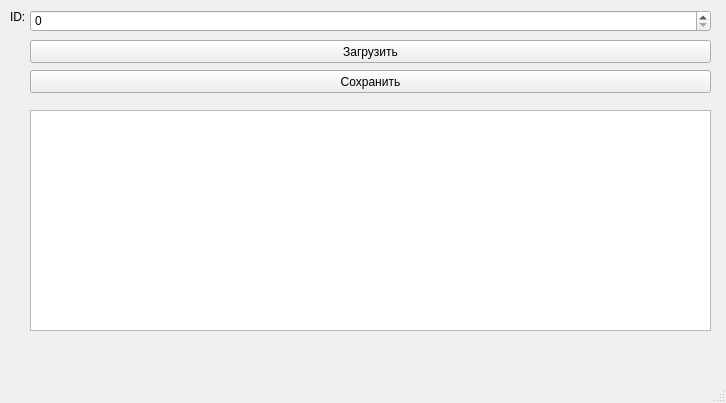
<?xml version="1.0" encoding="UTF-8"?>
<ui version="4.0">
 <class>MainWindow</class>
 <widget class="QMainWindow" name="MainWindow">
  <property name="geometry">
   <rect>
    <x>0</x>
    <y>0</y>
    <width>726</width>
    <height>403</height>
   </rect>
  </property>
  <property name="windowTitle">
   <string>MainWindow</string>
  </property>
  <widget class="QWidget" name="centralwidget">
   <widget class="QLabel" name="label">
    <property name="geometry">
     <rect>
      <x>10</x>
      <y>10</y>
      <width>47</width>
      <height>13</height>
     </rect>
    </property>
    <property name="text">
     <string>ID:</string>
    </property>
   </widget>
   <widget class="QSpinBox" name="spinBox">
    <property name="geometry">
     <rect>
      <x>30</x>
      <y>10</y>
      <width>681</width>
      <height>22</height>
     </rect>
    </property>
   </widget>
   <widget class="QPushButton" name="pushButton">
    <property name="geometry">
     <rect>
      <x>30</x>
      <y>40</y>
      <width>681</width>
      <height>23</height>
     </rect>
    </property>
    <property name="text">
     <string>Загрузить</string>
    </property>
   </widget>
   <widget class="QPushButton" name="pushButton_2">
    <property name="geometry">
     <rect>
      <x>30</x>
      <y>70</y>
      <width>681</width>
      <height>23</height>
     </rect>
    </property>
    <property name="text">
     <string>Сохранить</string>
    </property>
   </widget>
   <widget class="QTableWidget" name="tableWidget">
    <property name="geometry">
     <rect>
      <x>30</x>
      <y>110</y>
      <width>681</width>
      <height>221</height>
     </rect>
    </property>
   </widget>
  </widget>
  <widget class="QMenuBar" name="menubar">
   <property name="geometry">
    <rect>
     <x>0</x>
     <y>0</y>
     <width>726</width>
     <height>21</height>
    </rect>
   </property>
  </widget>
  <widget class="QStatusBar" name="statusbar"/>
 </widget>
 <resources/>
 <connections/>
</ui>
